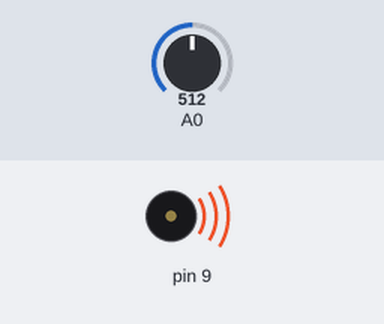
Simulated run of this sketch. Board: Arduino Uno, built with avr-gcc and run on an emulated ATmega328P. Parts: buzzer (waves = sounding). Inputs (shaded band) come from the test bench; at power-on: A0 = 512. What the sketch prints to the serial monitor is not drawn.

Above: at 0.1 s.
Timing chart, 0 to 1.6 s (numbered marks = the images above):
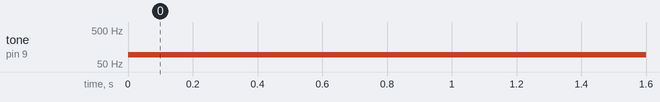

The sketch:

Button_+_Light_Detector_Thing_.ino
```cpp
void setup()
{
  pinMode(9, OUTPUT);
  Serial.begin(9600);  // start serial communication with the Arduino

}

void loop()
{
  int lowestVal = 400;
  int HighestVal = 800;
  int lowFreq = 50;
  int highFreq = 200;
  int sensorValue = analogRead(A0);
  //tone(9, 392, 1000);  // G
  Serial.println(sensorValue);
  sensorValue = map(sensorValue, lowestVal, HighestVal, lowFreq, highFreq);
  tone(9, sensorValue, 100);
  delay(1);
}
```

Measured:
- by itself, tone on pin 9: silent → 92 Hz at 0.00 s
